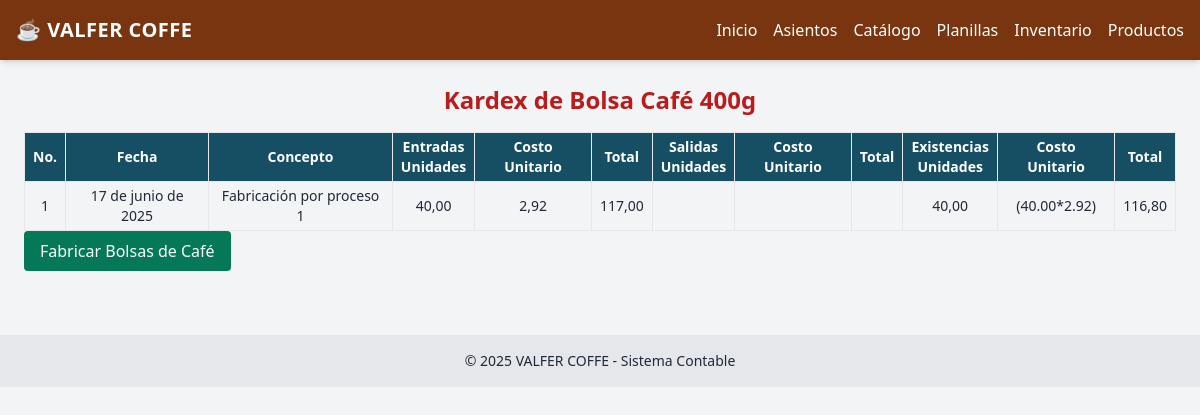
The app's page /kardex/producto/1/, older data.
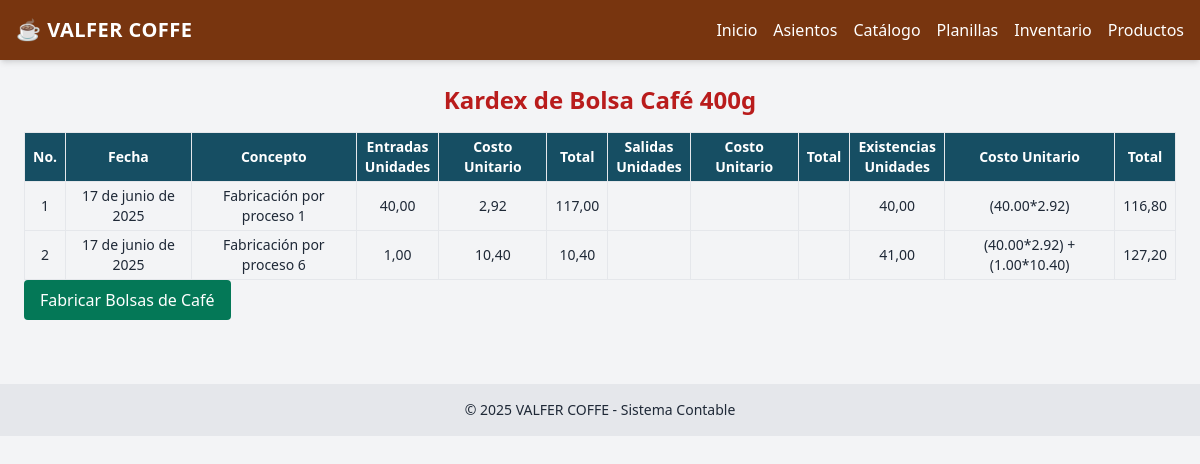
The same page, newer data.
### contabilidad/models.py (models this page shows, shortened)
class KardexProductoTerminado(models.Model):
    producto = models.ForeignKey(ProductoTerminado, on_delete=models.CASCADE)
    fecha = models.DateField()
    tipo_movimiento = models.CharField(max_length=20, choices=[('ingreso','Ingreso Proceso'),('salida','Venta')])
    concepto = models.CharField(max_length=255, blank=True, null=True)
    cantidad = models.DecimalField(max_digits=12, decimal_places=2)
    costo_unitario = models.DecimalField(max_digits=12, decimal_places=2)
    total = models.DecimalField(max_digits=12, decimal_places=2)
    saldo_cantidad = models.DecimalField(max_digits=12, decimal_places=2)
    saldo_total = models.DecimalField(max_digits=12, decimal_places=2)

### contabilidad/views.py (the view, shortened to what this page needs)
# urls.py: path('kardex/producto/<int:producto_id>/', views.kardex_producto_terminado, name='kardex_producto_terminado'),
def kardex_producto_terminado(request, producto_id):
    producto = get_object_or_404(ProductoTerminado, id=producto_id)
    movimientos = KardexProductoTerminado.objects.filter(
        producto=producto
    ).order_by('fecha', 'id')
    movimientos_y_lotes = []
    lotes_actuales = []
    total_existencias = Decimal('0')
    total_valor = Decimal('0')
    for mov in movimientos:
        if mov.tipo_movimiento == 'ingreso':
            lotes_actuales.append({'cantidad': mov.cantidad, 'costo_unitario': mov.costo_unitario})
            total_existencias += mov.cantidad
            total_valor += mov.cantidad * mov.costo_unitario
        detalle_existencias = " + ".join(
            [f"({l['cantidad']}*{l['costo_unitario']})" for l in lotes_actuales]
        ) if lotes_actuales else ""
        movimientos_y_lotes.append((
            mov,
            {
                'unidades_totales': total_existencias,
                'detalle': detalle_existencias,
                'valor_total': total_valor,
            }
        ))
    nombre = producto.nombre.lower()
    if "bolsa" in nombre:
        fabricar_url = 'fabricar_embolsar_cafe'
        texto_boton = 'Fabricar Bolsas de Café'
    elif "mezcla" in nombre:
        fabricar_url = 'fabricar_mezcla_licor'
        texto_boton = 'Fabricar Mezcla de Licor de Café'
    elif "licor" in nombre or "750ml" in nombre:
        fabricar_url = 'fabricar_embotellar_licor'
        texto_boton = 'Fabricar Licor de Café 750ml'
    else:
        fabricar_url = None
        texto_boton = None
    return render(request, 'fabricacion/kardex_producto_terminado.html', {
        'producto': producto,
        'movimientos_y_lotes': movimientos_y_lotes,
        'fabricar_url': fabricar_url,
        'texto_boton': texto_boton,
    })

### contabilidad/templates/fabricacion/kardex_producto_terminado.html (shortened to what this page needs)
{% extends 'contabilidad/base.html' %}
{% block content %}
<h2 class="text-2xl font-bold mb-4 text-center text-red-700">Kardex de {{ producto.nombre }}</h2>
<div class="overflow-x-auto">
  <table class="w-full text-sm border text-center">
    <thead class="bg-cyan-900 text-white">
      <tr>
        <th class="border px-2 py-1">No.</th>
        <th class="border px-2 py-1">Fecha</th>
        <th class="border px-2 py-1">Concepto</th>
        <th class="border px-2 py-1">Entradas<br>Unidades</th>
        <th class="border px-2 py-1">Costo Unitario</th>
        <th class="border px-2 py-1">Total</th>
        <th class="border px-2 py-1">Salidas<br>Unidades</th>
        <th class="border px-2 py-1">Costo Unitario</th>
        <th class="border px-2 py-1">Total</th>
        <th class="border px-2 py-1">Existencias<br>Unidades</th>
        <th class="border px-2 py-1">Costo Unitario</th>
        <th class="border px-2 py-1">Total</th>
      </tr>
    </thead>
    <tbody>
      {% for mov, exist in movimientos_y_lotes %}
        <tr>
          <td class="border px-2 py-1">{{ forloop.counter }}</td>
          <td class="border px-2 py-1">{{ mov.fecha }}</td>
          <td class="border px-2 py-1">{{ mov.concepto }}</td>
          {% if mov.tipo_movimiento == 'ingreso' %}
            <td class="border px-2 py-1">{{ mov.cantidad|floatformat:2 }}</td>
            <td class="border px-2 py-1">{{ mov.costo_unitario|floatformat:2 }}</td>
            <td class="border px-2 py-1">{{ mov.total|floatformat:2 }}</td>
            <td class="border px-2 py-1"></td>
            <td class="border px-2 py-1"></td>
            <td class="border px-2 py-1"></td>
          {% endif %}
          <td class="border px-2 py-1">{{ exist.unidades_totales|floatformat:2 }}</td>
          <td class="border px-2 py-1">{{ exist.detalle }}</td>
          <td class="border px-2 py-1">{{ exist.valor_total|floatformat:2 }}</td>
        </tr>
      {% endfor %}
    </tbody>
  </table>
</div>
{% if fabricar_url and texto_boton %}
  <a href="{% url fabricar_url %}" class="inline-block bg-emerald-700 text-white px-4 py-2 rounded hover:bg-emerald-800 transition">
    {{ texto_boton }}
  </a>
{% endif %}
{% endblock %}

Row changes from the older to the newer data that the page shows:
added KardexProductoTerminado: fecha "17 de junio de 2025", concepto "Fabricación por proceso 6", cantidad "1,00", costo_unitario "10,40", total "10,40", unidades_totales "41,00", detalle "(40.00*2.92) + (1.00*10.40)", valor_total "127,20"
